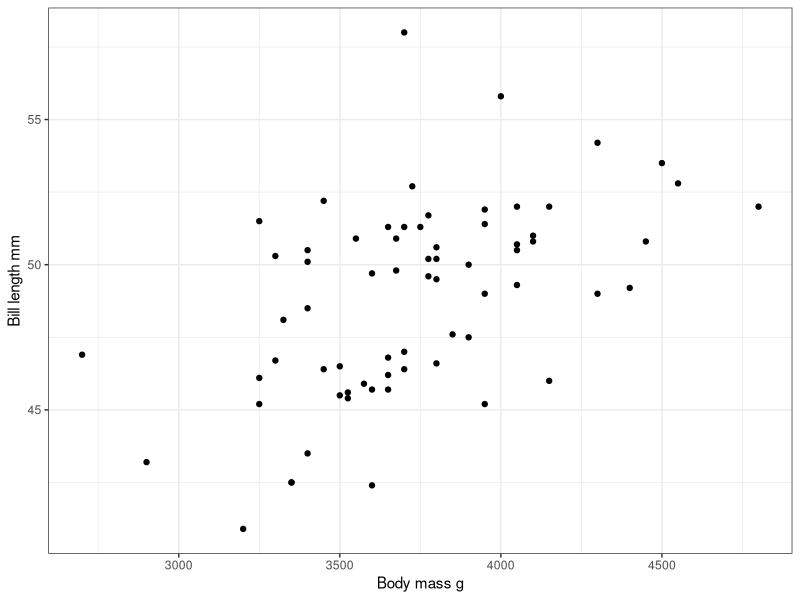
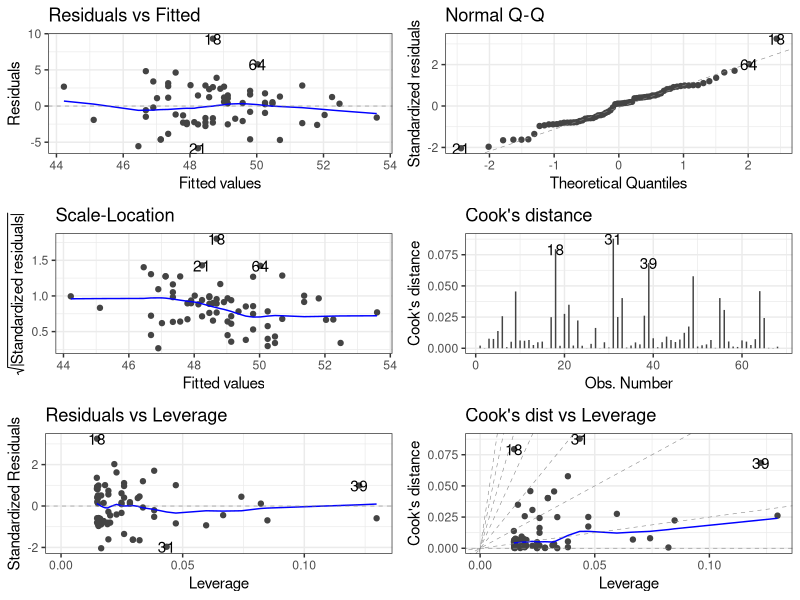
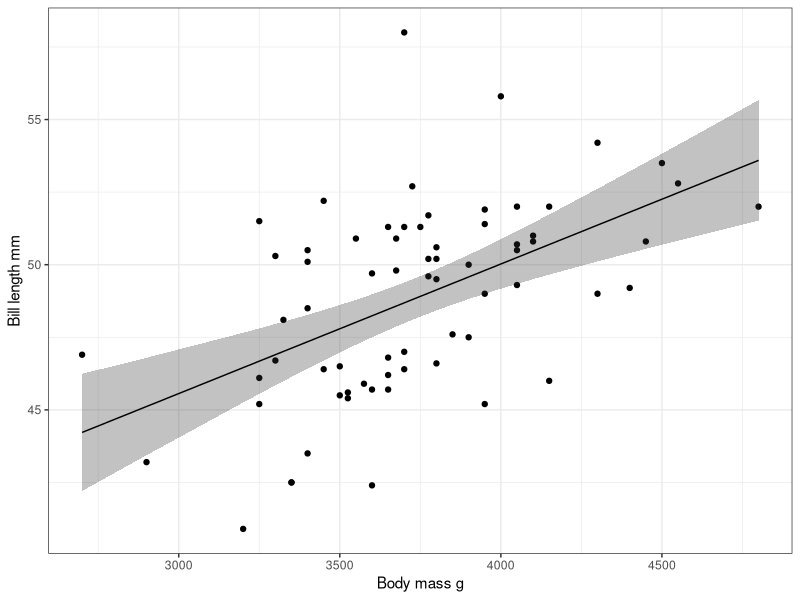
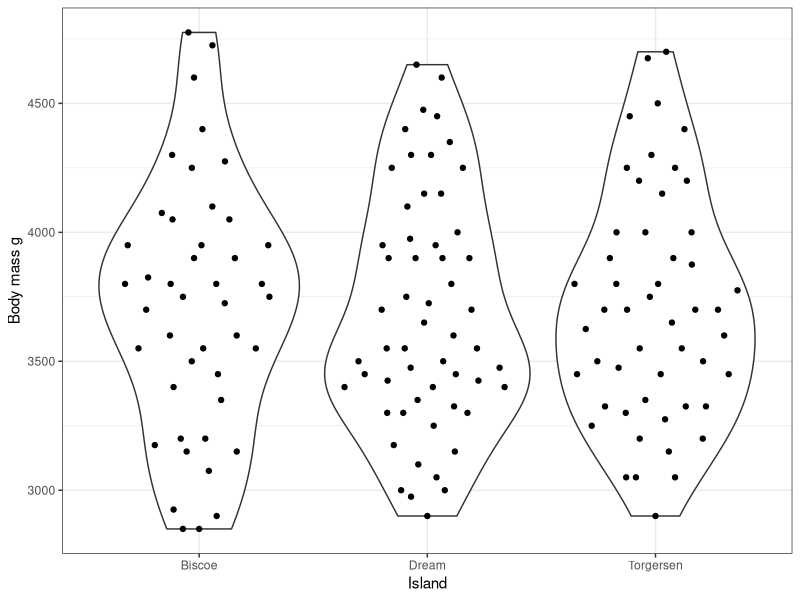
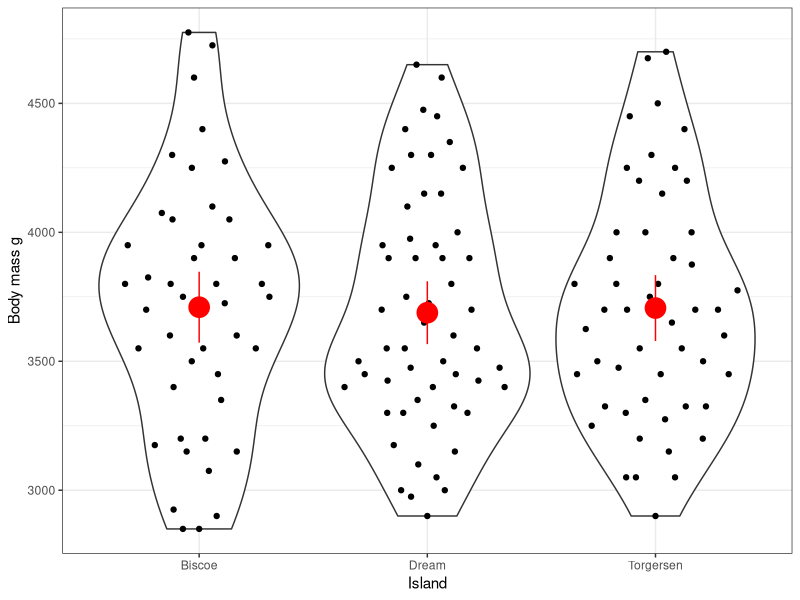
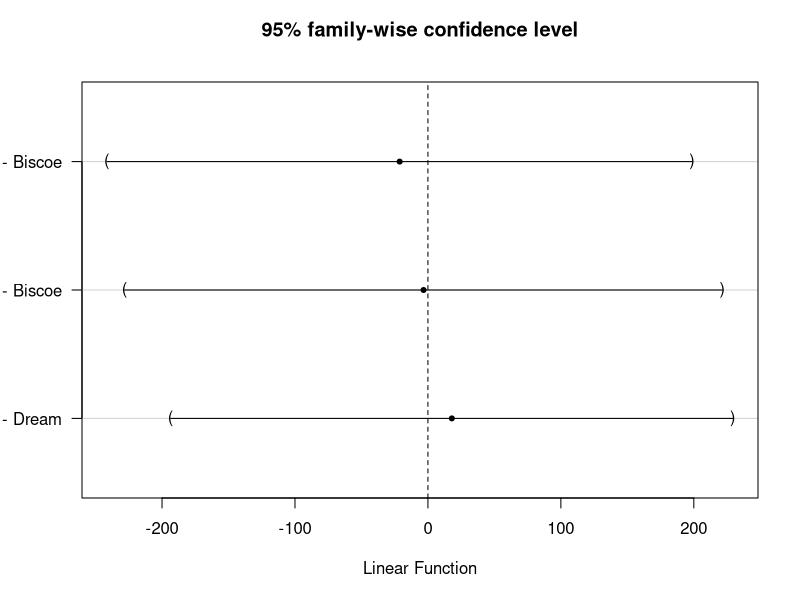

These charts were generated, in order, by the following R code:
## ---- chunk 1
#| label: setup
#| include: false
knitr::opts_chunk$set(echo = TRUE)
library(tidyverse)
library(broom)
library(ggfortify)
data(penguins, package = "palmerpenguins")
theme_set(theme_bw())
## ---- chunk 2
gentoo <- penguins |> 
  filter(species == "Gentoo")

cor(gentoo$bill_length_mm, gentoo$bill_depth_mm, use = "complete.obs")

#OR
penguins |> 
  filter(species == "Gentoo") |> 
  drop_na(bill_length_mm, bill_depth_mm) |> 
  summarise(corr = cor(bill_length_mm, bill_depth_mm))
## ---- chunk 3
ct <- cor.test(gentoo$bill_length_mm, gentoo$bill_depth_mm, use = "complete.obs")
ct
# extracting components with broom
glance(ct) |> select(starts_with("conf"))

# or without
ct$p.value < 0.05
## ---- chunk 4
corr <- cor(gentoo$bill_length_mm, gentoo$bill_depth_mm, use = "complete.obs")
corr^2
corr^2 * 100 # %

## ---- chunk 5
#| label: bill-length-mass-plot
chinstrap <- penguins |> 
  filter(species == "Chinstrap")

ggplot(chinstrap, aes(x = body_mass_g, y = bill_length_mm)) +
  geom_point() +
  labs(x = "Body mass g", y = "Bill length mm")
## ---- chunk 6
mod <- lm(bill_length_mm ~ body_mass_g, data = chinstrap)
mod
## ---- chunk 7
av <- car::Anova(mod)
av
av$`Pr(>F)`[1] < 0.05
## ---- chunk 8
#| label: diagnostics
#| fig.height: 8.0
autoplot(mod, which = 1:6) # looks good
## ---- chunk 9
nd <- tibble(body_mass_g = c(3000, 5000))
augment(mod, newdata = nd, se_fit = TRUE, interval = "confidence")

## ---- chunk 10
augment(mod, interval = "confidence") |> 
  ggplot(aes(x = body_mass_g, y = bill_length_mm)) +
  geom_point() +
  geom_ribbon(aes(ymin = .lower, ymax = .upper), alpha = 0.3) +
  geom_line(aes(y = .fitted)) +
  
  labs(x = "Body mass g", y = "Bill length mm")
## ---- chunk 11
#| label: adelie-raw-plot
library(ggbeeswarm)
adelie <- penguins |> filter(species == "Adelie")


island_mass_plot <- ggplot(adelie, aes(x = island, y = body_mass_g)) +
  geom_violin() +
  geom_quasirandom() + # like geom_sina but more evenly spaced
  labs(x = "Island", y = "Body mass g")
island_mass_plot
## ---- chunk 12
mod2 <- lm(body_mass_g ~ island, data = adelie)
## ---- chunk 13
coef(mod2) 
coef(mod2)[1] # mean mass on Bisco Island
coef(mod2)[2] # difference in mass between Bisco and Dream
coef(mod2)[3] # difference in mass between Bisco and Torgersen 

## ---- chunk 14
av2 <- car::Anova(mod2)
av2
av2$`Pr(>F)`[1] < 0.05
## ---- chunk 15
nd <- distinct(adelie, island)
pred_mass <- augment(mod2, newdata = nd, interval = "confidence")

island_mass_plot +
  geom_pointrange(aes(y = .fitted, ymin = .lower, ymax = .upper), data = pred_mass, colour = "red", size = 1.5)
  
## ---- chunk 16
#| label: multcomp-plot

mc <- multcomp::glht(model = mod2, linfct = multcomp::mcp(island = "Tukey"))
mc

plot(mc)
